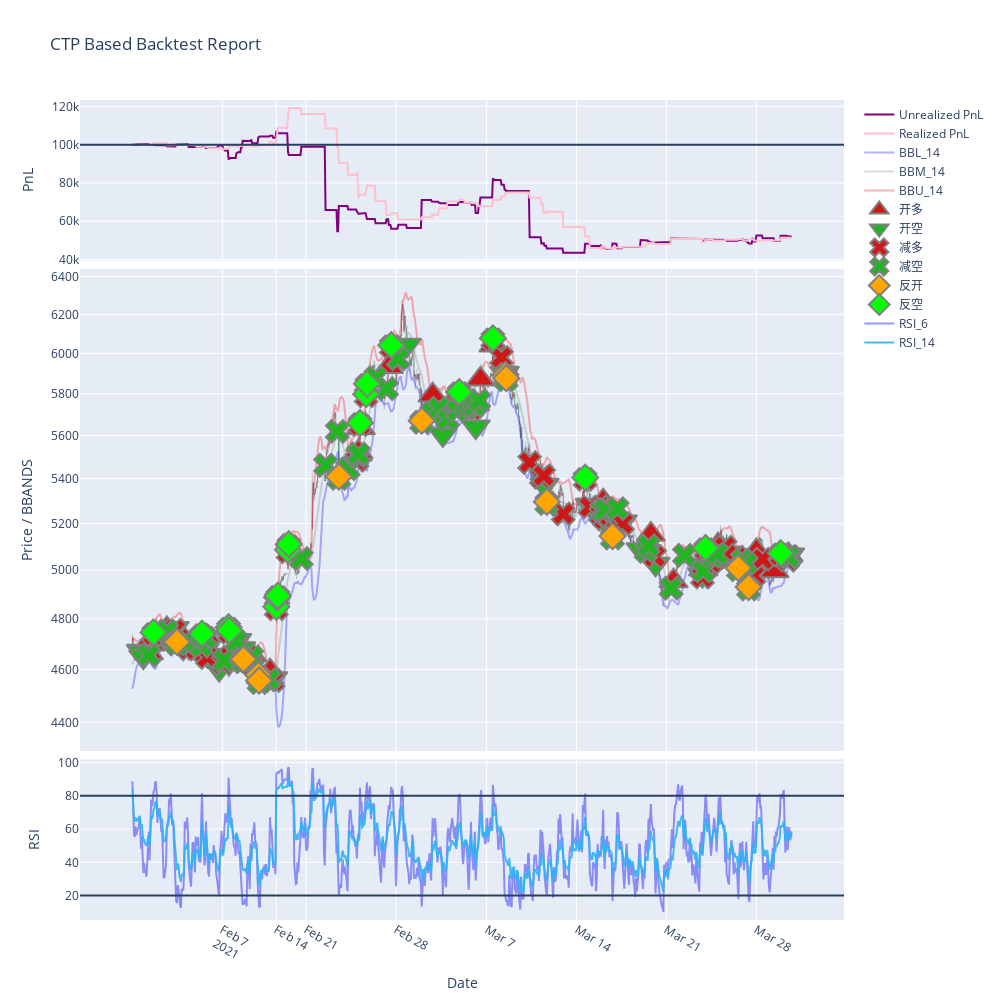

Write notebook code for a chart like this one.
### Markdown cell above
# Report Visualization (Zoom In/Out)

### Code cell
import utils
f = pd.read_csv(f'./feature/{instrument}_feature_{freq}.csv', index_col=0, parse_dates=True)
f = f[(f.TradeDate >= int(start_date)) & (f.TradeDate <= int(end_date))]
res = bt.result()
res.index = pd.to_datetime(res['datetime'].dt.strftime('%Y-%m-%d %H:%M'))
df = pd.merge(f, res, left_index=True, right_index=True, how='outer', suffixes=('', '_1'))
df['total_pnl'].iloc[0] = bt.capital
fig = utils.GetVisual(df, freq)
fig.show()

### Figure 1 — Plotly figure (JSON) as saved in the notebook; plotly's stock layout.template omitted (floating-point values rounded to 4 significant figures; data arrays with more than 128 entries replaced by an {"elided": "..."} marker saying what was removed)
{"data": [{"hoverinfo": "none", "line": {"color": "Purple", "width": 2}, "name": "Unrealized PnL", "type": "scatter", "x": {"elided": "918 str values"}, "xaxis": "x", "y": {"elided": "918 float values"}, "yaxis": "y"}, {"hoverinfo": "none", "line": {"color": "Pink", "width": 2}, "name": "Realized PnL", "type": "scatter", "x": {"elided": "918 str values"}, "xaxis": "x", "y": {"elided": "918 float values"}, "yaxis": "y"}, {"close": {"elided": "918 float values"}, "decreasing": {"fillcolor": "#00ff44", "line": {"color": "#000000", "width": 0.3}}, "high": {"elided": "918 float values"}, "increasing": {"fillcolor": "#ff0000", "line": {"color": "#000000", "width": 0.3}}, "low": {"elided": "918 float values"}, "opacity": 0.7, "open": {"elided": "918 float values"}, "showlegend": false, "type": "candlestick", "x": {"elided": "918 str values"}, "xaxis": "x2", "yaxis": "y2"}, {"line": {"color": "blue", "width": 2}, "name": "BBL_14", "opacity": 0.3, "type": "scatter", "x": {"elided": "918 str values"}, "xaxis": "x2", "y": {"elided": "918 float values"}, "yaxis": "y2"}, {"line": {"color": "grey", "width": 2}, "name": "BBM_14", "opacity": 0.3, "type": "scatter", "x": {"elided": "918 str values"}, "xaxis": "x2", "y": {"elided": "918 float values"}, "yaxis": "y2"}, {"line": {"color": "red", "width": 2}, "name": "BBU_14", "opacity": 0.3, "type": "scatter", "x": {"elided": "918 str values"}, "xaxis": "x2", "y": {"elided": "918 float values"}, "yaxis": "y2"}, {"marker": {"color": "#cf1717", "line": {"color": "grey", "width": 2}, "size": 25, "symbol": "triangle-up"}, "mode": "markers", "name": "开多", "opacity": 1, "type": "scatter", "x": {"elided": "918 str values"}, "xaxis": "x2", "y": {"elided": "918 float values"}, "yaxis": "y2"}, {"marker": {"color": "#21b521", "line": {"color": "grey", "width": 2}, "size": 25, "symbol": "triangle-down"}, "mode": "markers", "name": "开空", "opacity": 1, "type": "scatter", "x": {"elided": "918 str values"}, "xaxis": "x2", "y": {"elided": "918 float values"}, "yaxis": "y2"}, {"marker": {"color": "#cf1717", "line": {"color": "grey", "width": 2}, "size": 20, "symbol": "x"}, "mode": "markers", "name": "减多", "opacity": 1, "type": "scatter", "x": {"elided": "918 str values"}, "xaxis": "x2", "y": {"elided": "918 float values"}, "yaxis": "y2"}, {"marker": {"color": "#21b521", "line": {"color": "grey", "width": 2}, "size": 20, "symbol": "x"}, "mode": "markers", "name": "减空", "opacity": 1, "type": "scatter", "x": {"elided": "918 str values"}, "xaxis": "x2", "y": {"elided": "918 float values"}, "yaxis": "y2"}, {"marker": {"color": "orange", "line": {"color": "grey", "width": 2}, "size": 20, "symbol": "diamond"}, "mode": "markers", "name": "反开", "opacity": 1, "type": "scatter", "x": {"elided": "918 str values"}, "xaxis": "x2", "y": {"elided": "918 float values"}, "yaxis": "y2"}, {"marker": {"color": "lime", "line": {"color": "grey", "width": 2}, "size": 20, "symbol": "diamond"}, "mode": "markers", "name": "反空", "opacity": 1, "type": "scatter", "x": {"elided": "918 str values"}, "xaxis": "x2", "y": {"elided": "918 float values"}, "yaxis": "y2"}, {"line": {"color": "#2f2ff5", "width": 2}, "name": "RSI_6", "opacity": 0.5, "type": "scatter", "x": {"elided": "918 str values"}, "xaxis": "x3", "y": {"elided": "918 float values"}, "yaxis": "y3"}, {"line": {"color": "#2fb3f5", "width": 2}, "name": "RSI_14", "opacity": 0.9, "type": "scatter", "x": {"elided": "918 str values"}, "xaxis": "x3", "y": {"elided": "918 float values"}, "yaxis": "y3"}], "layout": {"autosize": false, "height": 1000, "shapes": [{"type": "line", "x0": 0, "x1": 1, "xref": "x domain", "y0": 100000, "y1": 100000, "yref": "y"}, {"type": "line", "x0": 0, "x1": 1, "xref": "x3 domain", "y0": 80, "y1": 80, "yref": "y3"}, {"type": "line", "x0": 0, "x1": 1, "xref": "x3 domain", "y0": 20, "y1": 20, "yref": "y3"}], "showlegend": true, "title": {"text": "CTP Based Backtest Report"}, "width": 1000, "xaxis": {"anchor": "y", "domain": [0, 1], "matches": "x3", "rangeslider": {"visible": false}, "showticklabels": false}, "xaxis2": {"anchor": "y2", "domain": [0, 1], "matches": "x3", "rangeslider": {"visible": false}, "showticklabels": false}, "xaxis3": {"anchor": "y3", "domain": [0, 1], "rangebreaks": [{"dvalue": 900000, "values": {"elided": "4700 str values"}}], "rangeslider": {"visible": false}, "title": {"text": "Date"}}, "yaxis": {"anchor": "x", "autorange": true, "domain": [0.804, 1], "fixedrange": false, "title": {"text": "PnL"}}, "yaxis2": {"anchor": "x2", "domain": [0.206, 0.794], "title": {"text": "Price / BBANDS"}, "type": "log"}, "yaxis3": {"anchor": "x3", "domain": [0, 0.196], "title": {"text": "RSI"}}}}
